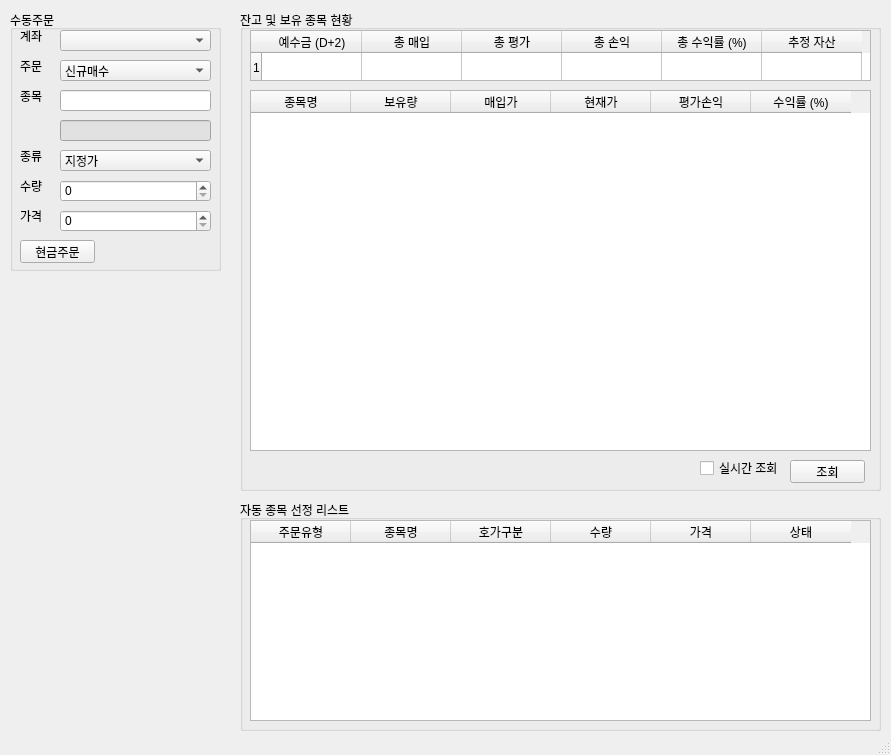
<?xml version="1.0" encoding="UTF-8"?>
<ui version="4.0">
 <class>MainWindow</class>
 <widget class="QMainWindow" name="MainWindow">
  <property name="geometry">
   <rect>
    <x>0</x>
    <y>0</y>
    <width>891</width>
    <height>755</height>
   </rect>
  </property>
  <property name="windowTitle">
   <string>AutoStock v0.4</string>
  </property>
  <property name="windowIcon">
   <iconset>
    <normaloff>../icon/title_icon.png</normaloff>../icon/title_icon.png</iconset>
  </property>
  <property name="iconSize">
   <size>
    <width>48</width>
    <height>48</height>
   </size>
  </property>
  <property name="animated">
   <bool>false</bool>
  </property>
  <widget class="QWidget" name="centralwidget">
   <widget class="QGroupBox" name="groupBox">
    <property name="geometry">
     <rect>
      <x>10</x>
      <y>10</y>
      <width>211</width>
      <height>261</height>
     </rect>
    </property>
    <property name="title">
     <string>수동주문</string>
    </property>
    <widget class="QLabel" name="label">
     <property name="geometry">
      <rect>
       <x>10</x>
       <y>20</y>
       <width>56</width>
       <height>12</height>
      </rect>
     </property>
     <property name="text">
      <string>계좌</string>
     </property>
    </widget>
    <widget class="QLabel" name="label_2">
     <property name="geometry">
      <rect>
       <x>10</x>
       <y>50</y>
       <width>56</width>
       <height>12</height>
      </rect>
     </property>
     <property name="text">
      <string>주문</string>
     </property>
    </widget>
    <widget class="QLabel" name="label_3">
     <property name="geometry">
      <rect>
       <x>10</x>
       <y>80</y>
       <width>56</width>
       <height>12</height>
      </rect>
     </property>
     <property name="text">
      <string>종목</string>
     </property>
    </widget>
    <widget class="QLabel" name="label_4">
     <property name="geometry">
      <rect>
       <x>10</x>
       <y>140</y>
       <width>56</width>
       <height>12</height>
      </rect>
     </property>
     <property name="text">
      <string>종류</string>
     </property>
    </widget>
    <widget class="QLabel" name="label_5">
     <property name="geometry">
      <rect>
       <x>10</x>
       <y>170</y>
       <width>56</width>
       <height>12</height>
      </rect>
     </property>
     <property name="text">
      <string>수량</string>
     </property>
    </widget>
    <widget class="QLabel" name="label_6">
     <property name="geometry">
      <rect>
       <x>10</x>
       <y>200</y>
       <width>56</width>
       <height>12</height>
      </rect>
     </property>
     <property name="text">
      <string>가격</string>
     </property>
    </widget>
    <widget class="QComboBox" name="order_type_selector">
     <property name="geometry">
      <rect>
       <x>50</x>
       <y>50</y>
       <width>151</width>
       <height>21</height>
      </rect>
     </property>
     <item>
      <property name="text">
       <string>신규매수</string>
      </property>
     </item>
     <item>
      <property name="text">
       <string>신규매도</string>
      </property>
     </item>
     <item>
      <property name="text">
       <string>매수취소</string>
      </property>
     </item>
     <item>
      <property name="text">
       <string>매도취소</string>
      </property>
     </item>
    </widget>
    <widget class="QComboBox" name="hoga_selector">
     <property name="geometry">
      <rect>
       <x>50</x>
       <y>140</y>
       <width>151</width>
       <height>21</height>
      </rect>
     </property>
     <item>
      <property name="text">
       <string>지정가</string>
      </property>
     </item>
     <item>
      <property name="text">
       <string>시장가</string>
      </property>
     </item>
    </widget>
    <widget class="QComboBox" name="account_selector">
     <property name="geometry">
      <rect>
       <x>50</x>
       <y>20</y>
       <width>151</width>
       <height>21</height>
      </rect>
     </property>
    </widget>
    <widget class="QLineEdit" name="stock_code_input">
     <property name="geometry">
      <rect>
       <x>50</x>
       <y>80</y>
       <width>151</width>
       <height>21</height>
      </rect>
     </property>
    </widget>
    <widget class="QLineEdit" name="stock_name_printer">
     <property name="geometry">
      <rect>
       <x>50</x>
       <y>110</y>
       <width>151</width>
       <height>21</height>
      </rect>
     </property>
     <property name="styleSheet">
      <string notr="true">background-color: rgb(225, 225, 225)</string>
     </property>
     <property name="readOnly">
      <bool>true</bool>
     </property>
    </widget>
    <widget class="QSpinBox" name="order_stock_num_input">
     <property name="geometry">
      <rect>
       <x>50</x>
       <y>170</y>
       <width>151</width>
       <height>22</height>
      </rect>
     </property>
     <property name="maximum">
      <number>99999999</number>
     </property>
    </widget>
    <widget class="QSpinBox" name="order_stock_price_input">
     <property name="geometry">
      <rect>
       <x>50</x>
       <y>200</y>
       <width>151</width>
       <height>22</height>
      </rect>
     </property>
     <property name="maximum">
      <number>99999999</number>
     </property>
    </widget>
    <widget class="QPushButton" name="send_order_button">
     <property name="geometry">
      <rect>
       <x>10</x>
       <y>230</y>
       <width>75</width>
       <height>23</height>
      </rect>
     </property>
     <property name="text">
      <string>현금주문</string>
     </property>
    </widget>
   </widget>
   <widget class="QGroupBox" name="groupBox_2">
    <property name="geometry">
     <rect>
      <x>240</x>
      <y>10</y>
      <width>641</width>
      <height>481</height>
     </rect>
    </property>
    <property name="title">
     <string>잔고 및 보유 종목 현황</string>
    </property>
    <widget class="QTableWidget" name="balance_table">
     <property name="geometry">
      <rect>
       <x>10</x>
       <y>20</y>
       <width>621</width>
       <height>51</height>
      </rect>
     </property>
     <property name="rowCount">
      <number>1</number>
     </property>
     <row/>
     <column>
      <property name="text">
       <string>예수금 (D+2)</string>
      </property>
     </column>
     <column>
      <property name="text">
       <string>총 매입</string>
      </property>
     </column>
     <column>
      <property name="text">
       <string>총 평가</string>
      </property>
     </column>
     <column>
      <property name="text">
       <string>총 손익</string>
      </property>
     </column>
     <column>
      <property name="text">
       <string>총 수익률 (%)</string>
      </property>
     </column>
     <column>
      <property name="text">
       <string>추정 자산</string>
      </property>
     </column>
    </widget>
    <widget class="QTableWidget" name="holdings_table">
     <property name="geometry">
      <rect>
       <x>10</x>
       <y>80</y>
       <width>621</width>
       <height>361</height>
      </rect>
     </property>
     <column>
      <property name="text">
       <string>종목명</string>
      </property>
     </column>
     <column>
      <property name="text">
       <string>보유량</string>
      </property>
     </column>
     <column>
      <property name="text">
       <string>매입가</string>
      </property>
     </column>
     <column>
      <property name="text">
       <string>현재가</string>
      </property>
     </column>
     <column>
      <property name="text">
       <string>평가손익</string>
      </property>
     </column>
     <column>
      <property name="text">
       <string>수익률 (%)</string>
      </property>
     </column>
    </widget>
    <widget class="QCheckBox" name="autocheck_checkbox">
     <property name="geometry">
      <rect>
       <x>460</x>
       <y>450</y>
       <width>81</width>
       <height>16</height>
      </rect>
     </property>
     <property name="text">
      <string>실시간 조회</string>
     </property>
    </widget>
    <widget class="QPushButton" name="check_button">
     <property name="geometry">
      <rect>
       <x>550</x>
       <y>450</y>
       <width>75</width>
       <height>23</height>
      </rect>
     </property>
     <property name="text">
      <string>조회</string>
     </property>
    </widget>
   </widget>
   <widget class="QGroupBox" name="groupBox_3">
    <property name="geometry">
     <rect>
      <x>240</x>
      <y>500</y>
      <width>641</width>
      <height>231</height>
     </rect>
    </property>
    <property name="title">
     <string>자동 종목 선정 리스트</string>
    </property>
    <widget class="QTableWidget" name="auto_holdings_table">
     <property name="geometry">
      <rect>
       <x>10</x>
       <y>20</y>
       <width>621</width>
       <height>201</height>
      </rect>
     </property>
     <column>
      <property name="text">
       <string>주문유형</string>
      </property>
     </column>
     <column>
      <property name="text">
       <string>종목명</string>
      </property>
     </column>
     <column>
      <property name="text">
       <string>호가구분</string>
      </property>
     </column>
     <column>
      <property name="text">
       <string>수량</string>
      </property>
     </column>
     <column>
      <property name="text">
       <string>가격</string>
      </property>
     </column>
     <column>
      <property name="text">
       <string>상태</string>
      </property>
     </column>
    </widget>
   </widget>
   <widget class="QLabel" name="main_img">
    <property name="geometry">
     <rect>
      <x>10</x>
      <y>500</y>
      <width>211</width>
      <height>231</height>
     </rect>
    </property>
    <property name="text">
     <string/>
    </property>
   </widget>
   <widget class="QLabel" name="main_anim">
    <property name="geometry">
     <rect>
      <x>10</x>
      <y>280</y>
      <width>211</width>
      <height>211</height>
     </rect>
    </property>
    <property name="text">
     <string/>
    </property>
    <property name="scaledContents">
     <bool>true</bool>
    </property>
   </widget>
  </widget>
  <widget class="QMenuBar" name="menubar">
   <property name="geometry">
    <rect>
     <x>0</x>
     <y>0</y>
     <width>891</width>
     <height>21</height>
    </rect>
   </property>
  </widget>
  <widget class="QStatusBar" name="statusbar"/>
 </widget>
 <resources/>
 <connections/>
</ui>
